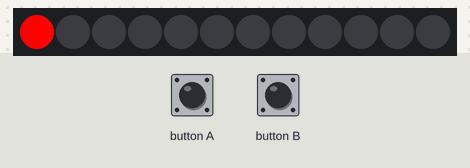
Bench run of a program on a simulated BBC micro:bit running MicroPython. Shown: 12 RGB LEDs in strip order, left to right. The inputs (shaded band) are chosen by the test bench.

Above: at 1.2 s.
1.3 s: button A pressed for 1 s
At 3.1 s:
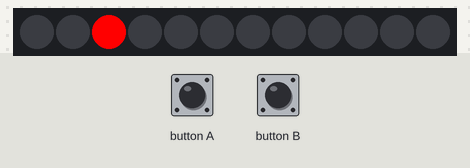
3.8 s: button B pressed for 3.2 s
At 7.7 s:
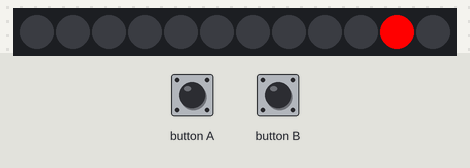
Timing chart, 0 to 9.2 s (numbered marks = the images above; inputs shaded):
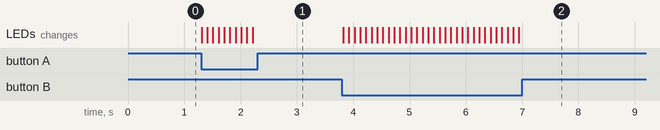

Measured:
- after the input at 1.3 s, the LEDs: first change at once (image 1 shows a later state)
- after the input at 3.8 s, the LEDs: first change at once (image 2 shows a later state)

The program:

exerc_cio_1.py
```python
"""
Exercício 1: Mover o LED aceso com os botões.

O LED aceso deve se mover para a esquerda ou para a direita
conforme os botões A e B são pressionados.

Lembre-se de ajustar a quantidade de LEDs ao criar o objeto NeoPixel.
"""
from microbit import *
import neopixel

pixels = 12
np = neopixel.NeoPixel(pin0, pixels)

index = 0

while True:
    np[index] = (0, 0, 0)

    if button_a.is_pressed():
        index = (index - 1) % pixels
    elif button_b.is_pressed():
        index = (index + 1) % pixels

    np[index] = (255, 0, 0)
    np.show()

    sleep(100)
```
